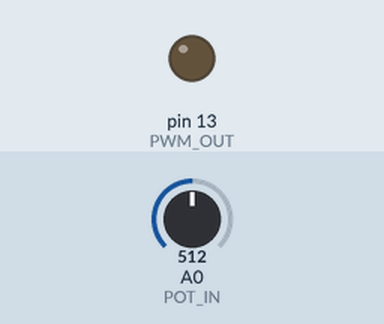
Bench run of a sketch on a simulated Arduino Uno, built with avr-gcc and run on an emulated ATmega328P. Shown: output pins drawn as LEDs (lit = HIGH). Inputs (shaded band) come from the test bench; at power-on: A0 (POT_IN) = 512. What the sketch prints to the serial monitor is not drawn.

Above: at 0.1 s.
Timing chart, 0 to 1.6 s (numbered marks = the images above):
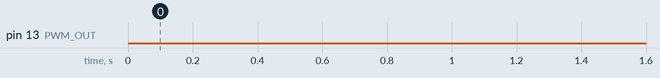

The sketch:

pot_to_pwm_blocking.ino
```cpp
const int POT_IN = A0;
const int PWM_OUT = 13;

const int PWM_PERIOD = 20000;

void outputPWM(float dutyCycle) {
  digitalWrite(PWM_OUT, HIGH);
  delayMicroseconds(PWM_PERIOD * dutyCycle);
  digitalWrite(PWM_OUT, LOW);
  delay(18);
  delayMicroseconds(2000 - (PWM_PERIOD * dutyCycle));
}

void bldcStartup() {
  digitalWrite(PWM_OUT, LOW);

  while(true) {
    int tmp = analogRead(POT_IN);
    if(abs(tmp - 512) > 10) {
      continue;
    }

    delay(1000);

    if(abs(analogRead(POT_IN) - 512) <= 10) {
      break;
    }
  }
}

void setup() {
  // put your setup code here, to run once:
  Serial.begin(9600);
  pinMode(PWM_OUT, OUTPUT);
  bldcStartup();
}

unsigned long lastPrint = 0;
void loop() {
  // put your main code here, to run repeatedly:
  int input = analogRead(POT_IN);
  float dutyCycle = 0.05 + 0.05 * (input / 1023.0);

  if(millis() > lastPrint + 1000) {
    char buffer[80];
    snprintf(buffer, sizeof(buffer), "ADC Value: %d, Duty Cycle: %.3f\n", input, dutyCycle);
    Serial.write(buffer);
    lastPrint = millis();
  }

  outputPWM(dutyCycle);
}
```
